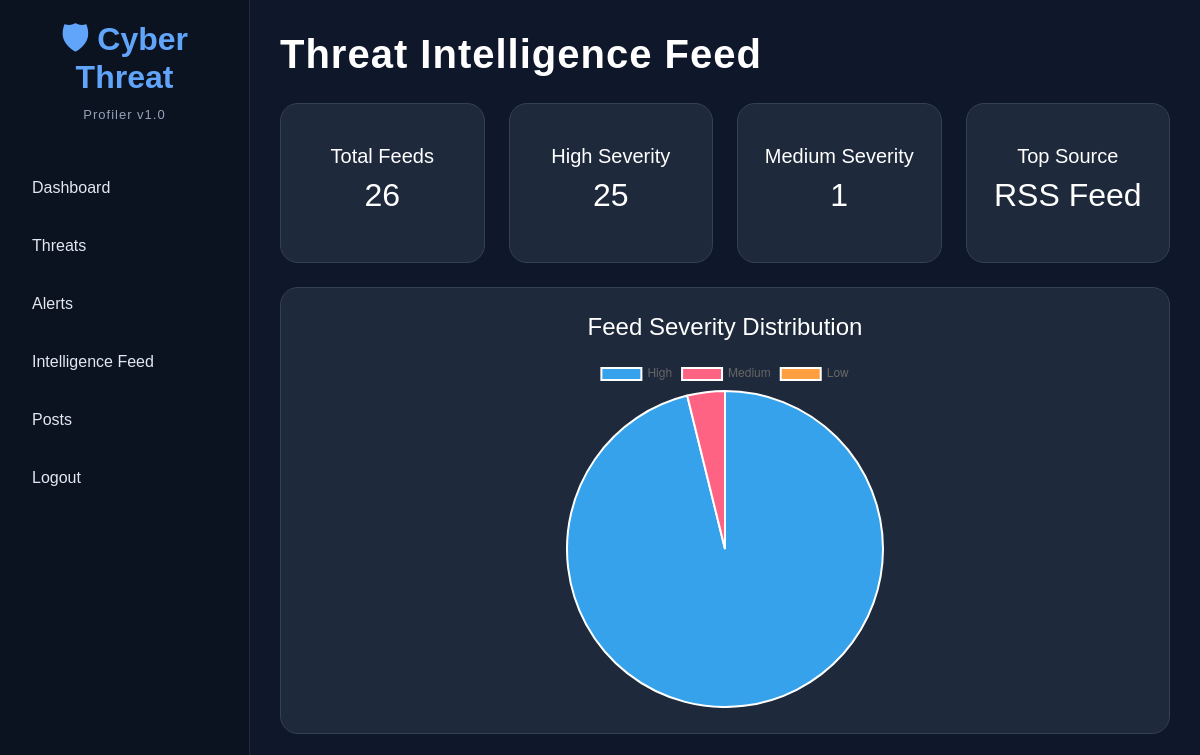
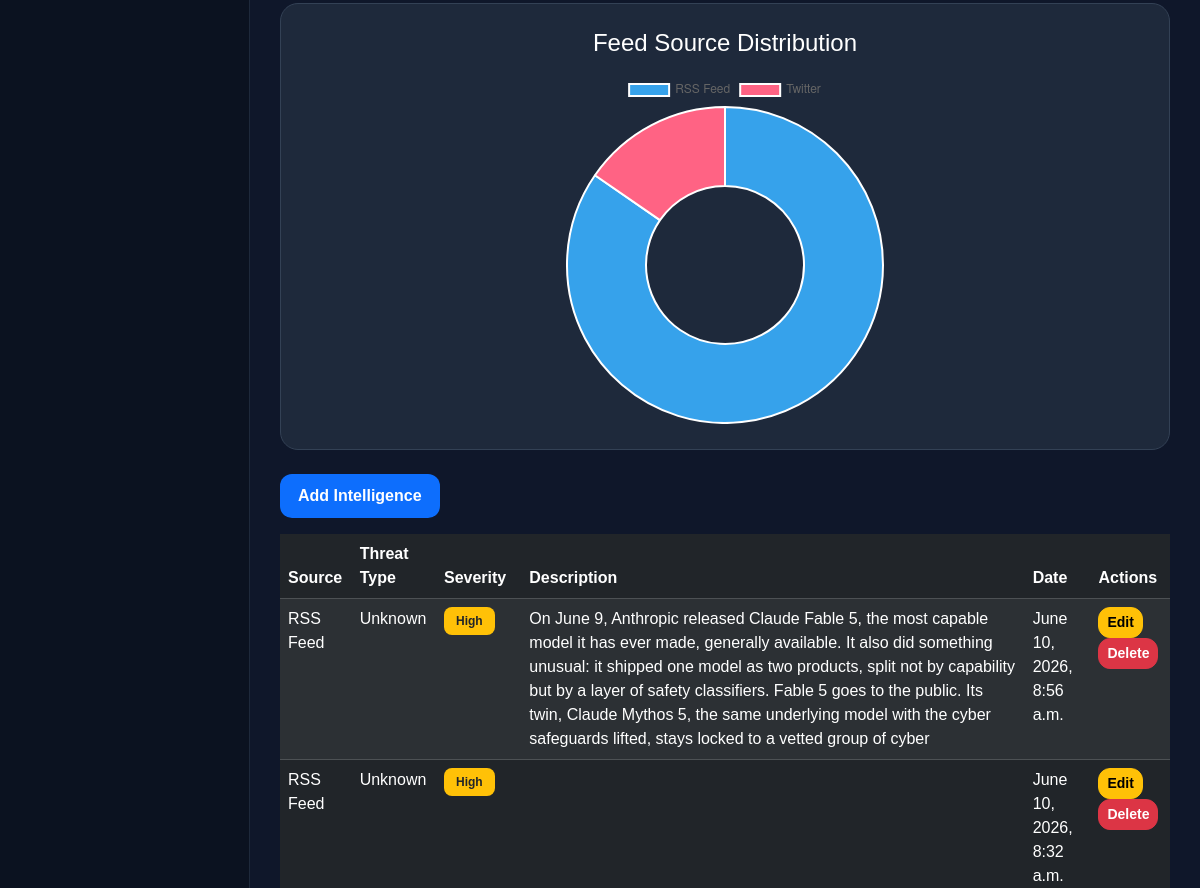
Page /feed/ (upper part) on the earlier database version (2 pictures, top to bottom).
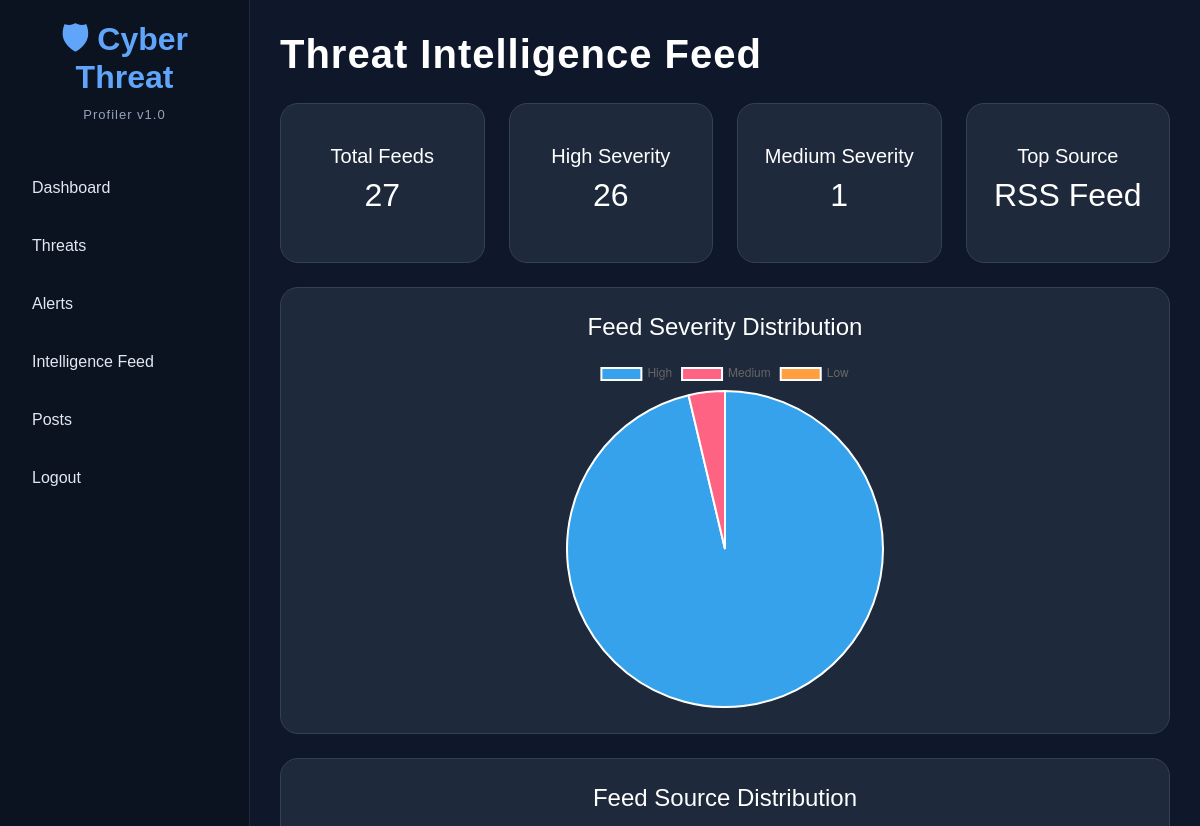
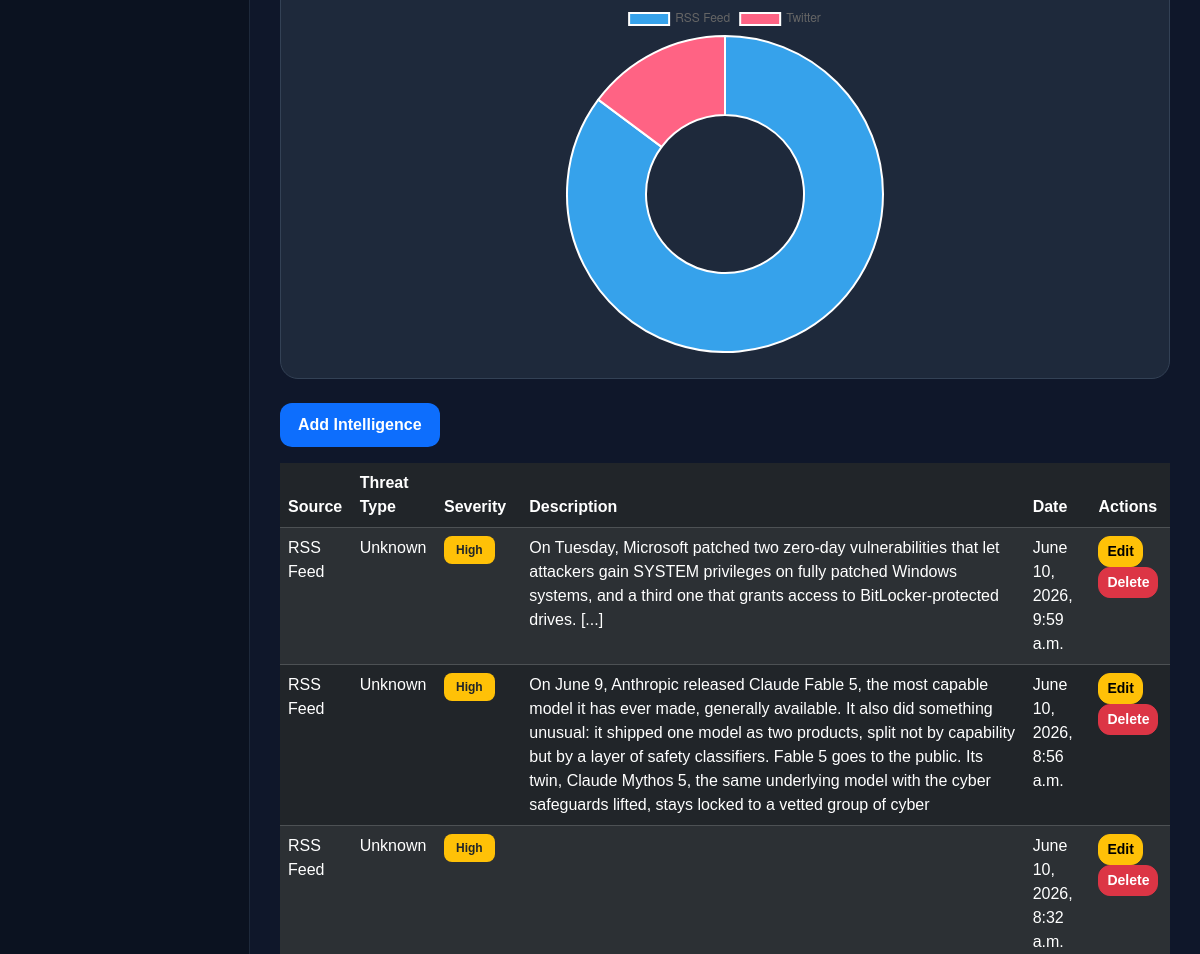
Same page on the later database version (2 pictures, top to bottom).
### collector/models.py (models this page shows, shortened)
class Feed(models.Model):
    source = models.CharField(
        max_length=100
    )
    threat_type = models.CharField(
        max_length=100
    )
    severity = models.CharField(
        max_length=50
    )
    description = models.TextField()
    created_at = models.DateTimeField(
        auto_now_add=True
    )

### collector/views.py (the view)
# urls.py: path('', views.feed_list, name='feed'),
def feed_list(request):
    feeds = Feed.objects.all().order_by(
        '-created_at'
    )
    total_feeds = Feed.objects.count()
    high_count = Feed.objects.filter(
        severity='High'
    ).count()
    medium_count = Feed.objects.filter(
        severity='Medium'
    ).count()
    low_count = Feed.objects.filter(
        severity='Low'
    ).count()
    source_list = []
    for feed in feeds:
        source_list.append(
            feed.source
        )
    source_counter = Counter(
        source_list
    )
    source_labels = list(
        source_counter.keys()
    )
    source_counts = list(
        source_counter.values()
    )
    top_source = "N/A"
    if source_counter:
        top_source = max(
            source_counter,
            key=source_counter.get
        )
    return render(
        request,
        'feed.html',
        {
            'feeds': feeds,
            'total_feeds': total_feeds,
            'high_count': high_count,
            'medium_count': medium_count,
            'low_count': low_count,
            'top_source': top_source,
            'source_labels': source_labels,
            'source_counts': source_counts
        }
    )

### templates/feed.html
{% extends 'base.html' %}
{% block content %}
<h1>Threat Intelligence Feed</h1>
<div class="row mb-4">
    <div class="col-md-3">
        <div class="card-box text-center">
            <h5>Total Feeds</h5>
            <h2>{{ total_feeds }}</h2>
        </div>
    </div>
    <div class="col-md-3">
        <div class="card-box text-center">
            <h5>High Severity</h5>
            <h2>{{ high_count }}</h2>
        </div>
    </div>
    <div class="col-md-3">
        <div class="card-box text-center">
            <h5>Medium Severity</h5>
            <h2>{{ medium_count }}</h2>
        </div>
    </div>
    <div class="col-md-3">
        <div class="card-box text-center">
            <h5>Top Source</h5>
            <h2>{{ top_source }}</h2>
        </div>
    </div>
</div>
<div class="card-box mb-4">
    <h4 class="mb-3">
        Feed Severity Distribution
    </h4>
    <canvas id="severityChart"></canvas>
</div>
<div class="card-box mb-4">
    <h4 class="mb-3">
        Feed Source Distribution
    </h4>
    <canvas id="sourceChart"></canvas>
</div>
<a href="/feed/add/" class="btn btn-primary mb-3">
    Add Intelligence
</a>
<table class="table table-dark table-striped">
    <thead>
        <tr>
            <th>Source</th>
            <th>Threat Type</th>
            <th>Severity</th>
            <th>Description</th>
            <th>Date</th>
            <th>Actions</th>
        </tr>
    </thead>
    <tbody>
        {% for feed in feeds %}
        <tr>
            <td>{{ feed.source }}</td>
            <td>{{ feed.threat_type }}</td>
            <td>
                {% if feed.severity == "Critical" %}
                    <span class="badge bg-danger">
                        {{ feed.severity }}
                    </span>
                {% elif feed.severity == "High" %}
                    <span class="badge bg-warning text-dark">
                        {{ feed.severity }}
                    </span>
                {% elif feed.severity == "Medium" %}
                    <span class="badge bg-info text-dark">
                        {{ feed.severity }}
                    </span>
                {% else %}
                    <span class="badge bg-success">
                        {{ feed.severity }}
                    </span>
                {% endif %}
            </td>
            <td>{{ feed.description }}</td>
            <td>{{ feed.created_at }}</td>
            <td>
                <a href="/feed/edit/{{ feed.id }}/"
                   class="btn btn-warning btn-sm">
                    Edit
                </a>
                <a href="/feed/delete/{{ feed.id }}/"
                   class="btn btn-danger btn-sm">
                    Delete
                </a>
            </td>
        </tr>
        {% empty %}
        <tr>
            <td colspan="6" class="text-center">
                No intelligence feeds found.
            </td>
        </tr>
        {% endfor %}
    </tbody>
</table>
<script>
document.addEventListener('DOMContentLoaded', function() {
    const severityCtx =
        document.getElementById('severityChart');
    if (severityCtx) {
        new Chart(severityCtx, {
            type: 'pie',
            data: {
                labels: [
                    'High',
                    'Medium',
                    'Low'
                ],
                datasets: [{
                    data: [
                        {{ high_count }},
                        {{ medium_count }},
                        {{ low_count }}
                    ]
                }]
            }
        });
    }
    const sourceCtx =
        document.getElementById('sourceChart');
    if (sourceCtx) {
        new Chart(sourceCtx, {
            type: 'doughnut',
            data: {
                labels: {{ source_labels|safe }},
                datasets: [{
                    data: {{ source_counts|safe }}
                }]
            }
        });
    }
});
</script>
{% endblock %}

Differences in the rows shown:
added Feed: source "RSS Feed", threat_type "Unknown", severity "High", description "On Tuesday, Microsoft patched two zero-day vulnerabilities that let attackers gain SYSTEM privileges on fully patched Windows systems, and a third one that grants access to BitLocker-protected drives. [...]", created_at "June 10, 2026, 9:59 a.m."
Other differences:
{{ total_feeds }}: "26" → "27"
{{ high_count }}: "25" → "26"
chart data {{ high_count }}: 25 → 26
chart data {{ source_counts|safe }}: [22, 4] → [23, 4]
